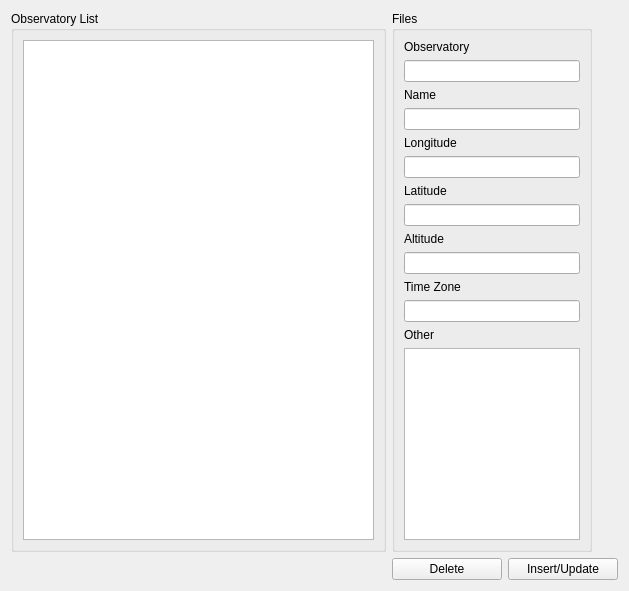
          <widget class="QWidget" name="tab_19">
           <attribute name="title">
            <string>Observatory</string>
           </attribute>
           <layout class="QGridLayout" name="gridLayout_34">
            <item row="0" column="0">
             <widget class="QGroupBox" name="groupBox_11">
              <property name="title">
               <string>Observatory List</string>
              </property>
              <layout class="QGridLayout" name="gridLayout_35">
               <item row="0" column="0">
                <widget class="QListWidget" name="listWidget_15"/>
               </item>
              </layout>
             </widget>
            </item>
            <item row="0" column="1" colspan="2">
             <widget class="QGroupBox" name="groupBox_12">
              <property name="minimumSize">
               <size>
                <width>200</width>
                <height>0</height>
               </size>
              </property>
              <property name="maximumSize">
               <size>
                <width>200</width>
                <height>16777215</height>
               </size>
              </property>
              <property name="title">
               <string>Files</string>
              </property>
              <property name="flat">
               <bool>true</bool>
              </property>
              <property name="checkable">
               <bool>false</bool>
              </property>
              <layout class="QGridLayout" name="gridLayout_36">
               <item row="0" column="0">
                <widget class="QLabel" name="label_20">
                 <property name="text">
                  <string>Observatory</string>
                 </property>
                </widget>
               </item>
               <item row="1" column="0">
                <widget class="QLineEdit" name="lineEdit_3"/>
               </item>
               <item row="2" column="0">
                <widget class="QLabel" name="label_21">
                 <property name="text">
                  <string>Name</string>
                 </property>
                </widget>
               </item>
               <item row="3" column="0">
                <widget class="QLineEdit" name="lineEdit_4"/>
               </item>
               <item row="4" column="0">
                <widget class="QLabel" name="label_23">
                 <property name="text">
                  <string>Longitude</string>
                 </property>
                </widget>
               </item>
               <item row="5" column="0">
                <widget class="QLineEdit" name="lineEdit_5"/>
               </item>
               <item row="6" column="0">
                <widget class="QLabel" name="label_22">
                 <property name="text">
                  <string>Latitude</string>
                 </property>
                </widget>
               </item>
               <item row="7" column="0">
                <widget class="QLineEdit" name="lineEdit_6"/>
               </item>
               <item row="8" column="0">
                <widget class="QLabel" name="label_25">
                 <property name="text">
                  <string>Altitude</string>
                 </property>
                </widget>
               </item>
               <item row="9" column="0">
                <widget class="QLineEdit" name="lineEdit_7"/>
               </item>
               <item row="10" column="0">
                <widget class="QLabel" name="label_26">
                 <property name="text">
                  <string>Time Zone</string>
                 </property>
                </widget>
               </item>
               <item row="11" column="0">
                <widget class="QLineEdit" name="lineEdit_8">
                 <property name="text">
                  <string/>
                 </property>
                </widget>
               </item>
               <item row="12" column="0">
                <widget class="QLabel" name="label_24">
                 <property name="text">
                  <string>Other</string>
                 </property>
                </widget>
               </item>
               <item row="13" column="0">
                <widget class="QPlainTextEdit" name="plainTextEdit">
                 <property name="plainText">
                  <string/>
                 </property>
                </widget>
               </item>
              </layout>
             </widget>
            </item>
            <item row="1" column="0">
             <spacer name="horizontalSpacer">
              <property name="orientation">
               <enum>Qt::Horizontal</enum>
              </property>
              <property name="sizeHint" stdset="0">
               <size>
                <width>375</width>
                <height>20</height>
               </size>
              </property>
             </spacer>
            </item>
            <item row="1" column="1">
             <widget class="QPushButton" name="pushButton_39">
              <property name="minimumSize">
               <size>
                <width>110</width>
                <height>0</height>
               </size>
              </property>
              <property name="maximumSize">
               <size>
                <width>110</width>
                <height>16777215</height>
               </size>
              </property>
              <property name="text">
               <string>Delete</string>
              </property>
             </widget>
            </item>
            <item row="1" column="2">
             <widget class="QPushButton" name="pushButton_40">
              <property name="minimumSize">
               <size>
                <width>110</width>
                <height>0</height>
               </size>
              </property>
              <property name="maximumSize">
               <size>
                <width>110</width>
                <height>16777215</height>
               </size>
              </property>
              <property name="text">
               <string>Insert/Update</string>
              </property>
             </widget>
            </item>
           </layout>
          </widget>
